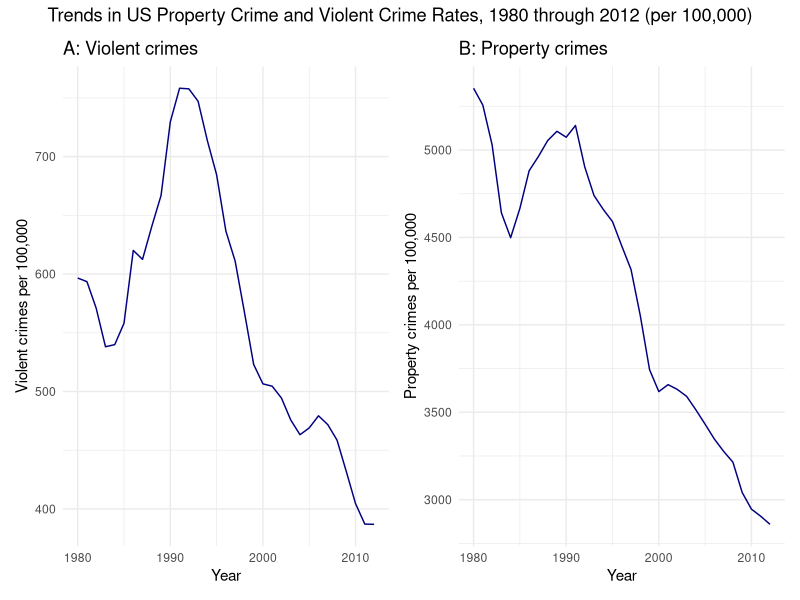

The R script that drew this image:
## ---- chunk 1
# Load libraries
library(tidyverse)
library(haven)
library(patchwork)  # For combining plots
## ---- chunk 2
# Load the dataset (adjust path as needed)
df <- read_dta("figure1data.dta")
## ---- chunk 3
# Filter for 1980–2012 only
df_filtered <- df %>% 
  filter(year >= 1980 & year <= 2012)
## ---- chunk 4
# Panel A: Violent crime
p1 <- ggplot(df_filtered, aes(x = year, y = violentcrimerate)) +
  geom_line(color = "navy") +
  labs(
    title = "A: Violent crimes",
    x = "Year",
    y = "Violent crimes per 100,000"
  ) +
  theme_minimal()
## ---- chunk 5
# Panel B: Property crime
p2 <- ggplot(df_filtered, aes(x = year, y = propertycrimerate)) +
  geom_line(color = "navy") +
  labs(
    title = "B: Property crimes",
    x = "Year",
    y = "Property crimes per 100,000"
  ) +
  theme_minimal()
## ---- chunk 6
# Combine plots side by side
p1 + p2 + 
  plot_annotation(
    title = "Trends in US Property Crime and Violent Crime Rates, 1980 through 2012 (per 100,000)",
    theme = theme(plot.title = element_text(hjust = 0.5)))
